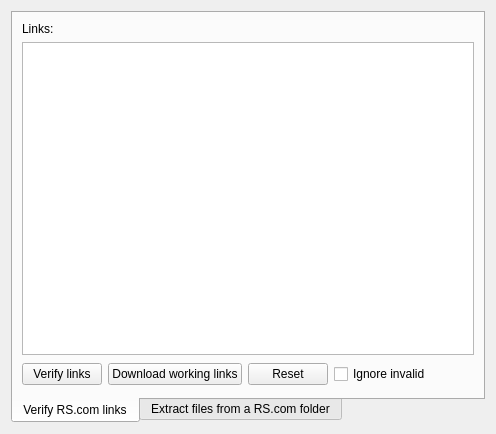
<?xml version="1.0" encoding="UTF-8"?>
<ui version="4.0">
 <class>RapidTools</class>
 <widget class="QWidget" name="RapidTools">
  <property name="geometry">
   <rect>
    <x>0</x>
    <y>0</y>
    <width>496</width>
    <height>434</height>
   </rect>
  </property>
  <layout class="QGridLayout">
   <item row="0" column="0">
    <widget class="QTabWidget" name="tabWidget">
     <property name="tabPosition">
      <enum>QTabWidget::South</enum>
     </property>
     <property name="currentIndex">
      <number>0</number>
     </property>
     <widget class="QWidget" name="tab">
      <attribute name="title">
       <string>Verify RS.com links</string>
      </attribute>
      <layout class="QGridLayout">
       <item row="0" column="0">
        <widget class="QLabel" name="label">
         <property name="text">
          <string>Links:</string>
         </property>
        </widget>
       </item>
       <item row="1" column="0" colspan="5">
        <widget class="QTextEdit" name="textLinks">
         <property name="acceptRichText">
          <bool>false</bool>
         </property>
        </widget>
       </item>
       <item row="2" column="0">
        <widget class="QPushButton" name="pushCheck">
         <property name="text">
          <string>Verify links</string>
         </property>
        </widget>
       </item>
       <item row="2" column="1">
        <widget class="QPushButton" name="pushDownload">
         <property name="text">
          <string>Download working links</string>
         </property>
        </widget>
       </item>
       <item row="2" column="2">
        <widget class="QPushButton" name="pushReset">
         <property name="text">
          <string>Reset</string>
         </property>
        </widget>
       </item>
       <item row="2" column="4">
        <spacer>
         <property name="orientation">
          <enum>Qt::Horizontal</enum>
         </property>
         <property name="sizeHint" stdset="0">
          <size>
           <width>111</width>
           <height>27</height>
          </size>
         </property>
        </spacer>
       </item>
       <item row="2" column="3">
        <widget class="QCheckBox" name="checkIgnoreInvalid">
         <property name="text">
          <string>Ignore invalid</string>
         </property>
        </widget>
       </item>
      </layout>
     </widget>
     <widget class="QWidget" name="tab_3">
      <attribute name="title">
       <string>Extract files from a RS.com folder</string>
      </attribute>
      <layout class="QGridLayout">
       <item row="0" column="0">
        <widget class="QLabel" name="label_4">
         <property name="text">
          <string>RS.com folder URL:</string>
         </property>
        </widget>
       </item>
       <item row="0" column="1" colspan="2">
        <widget class="QLineEdit" name="lineURL"/>
       </item>
       <item row="0" column="3">
        <widget class="QPushButton" name="pushExtract">
         <property name="text">
          <string>Extract</string>
         </property>
         <property name="autoDefault">
          <bool>true</bool>
         </property>
         <property name="default">
          <bool>true</bool>
         </property>
        </widget>
       </item>
       <item row="1" column="0" colspan="4">
        <widget class="QTextEdit" name="textFolderContents">
         <property name="readOnly">
          <bool>true</bool>
         </property>
         <property name="acceptRichText">
          <bool>false</bool>
         </property>
        </widget>
       </item>
       <item row="2" column="0" colspan="2">
        <widget class="QPushButton" name="pushDownloadFolder">
         <property name="text">
          <string>Download extracted</string>
         </property>
        </widget>
       </item>
       <item row="2" column="2">
        <spacer>
         <property name="orientation">
          <enum>Qt::Horizontal</enum>
         </property>
         <property name="sizeHint" stdset="0">
          <size>
           <width>40</width>
           <height>20</height>
          </size>
         </property>
        </spacer>
       </item>
      </layout>
     </widget>
    </widget>
   </item>
  </layout>
 </widget>
 <resources/>
 <connections>
  <connection>
   <sender>lineURL</sender>
   <signal>returnPressed()</signal>
   <receiver>pushExtract</receiver>
   <slot>animateClick()</slot>
   <hints>
    <hint type="sourcelabel">
     <x>221</x>
     <y>38</y>
    </hint>
    <hint type="destinationlabel">
     <x>477</x>
     <y>41</y>
    </hint>
   </hints>
  </connection>
 </connections>
</ui>
